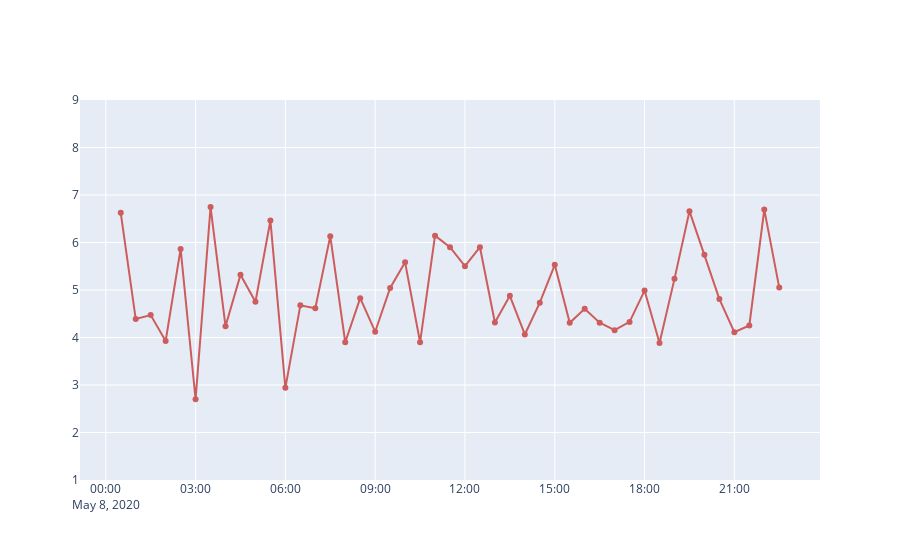

Notebook code cell kept with this figure:
### Code cell
fig = go.Figure()

fig.add_trace(go.Scatter(x=df_risk.index, y=random_risk,
                         marker_color='indianred',
                    mode='lines+markers',
                    name='lines+markers'))

fig.update_yaxes(range=[1,9])

fig.show()

### Figure 1 — Plotly figure (JSON) as saved in the notebook; plotly's stock layout.template omitted (floating-point values rounded to 4 significant figures; data arrays with more than 128 entries replaced by an {"elided": "..."} marker saying what was removed)
{"data": [{"marker": {"color": "indianred"}, "mode": "lines+markers", "name": "lines+markers", "type": "scatter", "x": ["2020-05-08T00:30:00", "2020-05-08T01:00:00", "2020-05-08T01:30:00", "2020-05-08T02:00:00", "2020-05-08T02:30:00", "2020-05-08T03:00:00", "2020-05-08T03:30:00", "2020-05-08T04:00:00", "2020-05-08T04:30:00", "2020-05-08T05:00:00", "2020-05-08T05:30:00", "2020-05-08T06:00:00", "2020-05-08T06:30:00", "2020-05-08T07:00:00", "2020-05-08T07:30:00", "2020-05-08T08:00:00", "2020-05-08T08:30:00", "2020-05-08T09:00:00", "2020-05-08T09:30:00", "2020-05-08T10:00:00", "2020-05-08T10:30:00", "2020-05-08T11:00:00", "2020-05-08T11:30:00", "2020-05-08T12:00:00", "2020-05-08T12:30:00", "2020-05-08T13:00:00", "2020-05-08T13:30:00", "2020-05-08T14:00:00", "2020-05-08T14:30:00", "2020-05-08T15:00:00", "2020-05-08T15:30:00", "2020-05-08T16:00:00", "2020-05-08T16:30:00", "2020-05-08T17:00:00", "2020-05-08T17:30:00", "2020-05-08T18:00:00", "2020-05-08T18:30:00", "2020-05-08T19:00:00", "2020-05-08T19:30:00", "2020-05-08T20:00:00", "2020-05-08T20:30:00", "2020-05-08T21:00:00", "2020-05-08T21:30:00", "2020-05-08T22:00:00", "2020-05-08T22:30:00"], "y": {"elided": "133 float values"}}], "layout": {"yaxis": {"range": [1, 9]}}}
